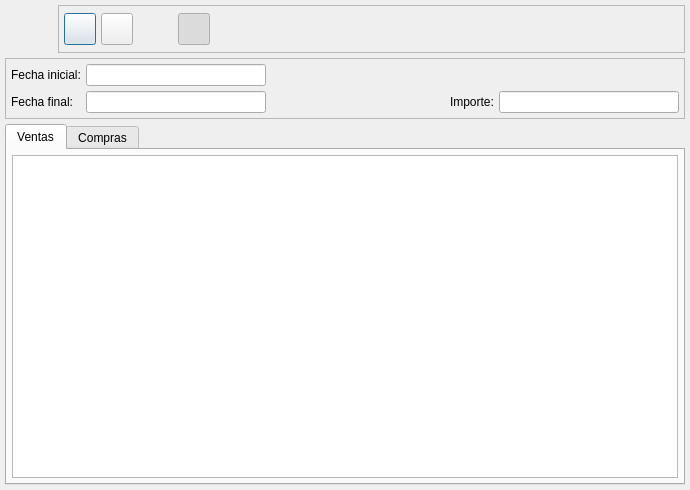
<ui version="4.0" >
 <author>Josep Burcion</author>
 <class>BcModelo347ListBase</class>
 <widget class="QDialog" name="BcModelo347ListBase" >
  <property name="geometry" >
   <rect>
    <x>0</x>
    <y>0</y>
    <width>690</width>
    <height>490</height>
   </rect>
  </property>
  <property name="windowTitle" >
   <string>Listado para el modelo 347</string>
  </property>
  <property name="windowIcon" >
   <iconset resource="../../bulmages.qrc" >:/BulmaCont32x32/images/png/i_kcmkwm.png</iconset>
  </property>
  <property name="sizeGripEnabled" >
   <bool>false</bool>
  </property>
  <layout class="QVBoxLayout" >
   <property name="margin" >
    <number>5</number>
   </property>
   <property name="spacing" >
    <number>5</number>
   </property>
   <item>
    <layout class="QHBoxLayout" >
     <property name="margin" >
      <number>0</number>
     </property>
     <property name="spacing" >
      <number>5</number>
     </property>
     <item>
      <widget class="QLabel" name="label" >
       <property name="minimumSize" >
        <size>
         <width>48</width>
         <height>48</height>
        </size>
       </property>
       <property name="maximumSize" >
        <size>
         <width>48</width>
         <height>48</height>
        </size>
       </property>
       <property name="pixmap" >
        <pixmap resource="../../bulmages.qrc" >:/BulmaCont32x32/images/png/i_kcmkwm.png</pixmap>
       </property>
       <property name="scaledContents" >
        <bool>true</bool>
       </property>
      </widget>
     </item>
     <item>
      <widget class="QFrame" name="frame" >
       <property name="frameShape" >
        <enum>QFrame::StyledPanel</enum>
       </property>
       <property name="frameShadow" >
        <enum>QFrame::Raised</enum>
       </property>
       <layout class="QHBoxLayout" >
        <property name="margin" >
         <number>5</number>
        </property>
        <property name="spacing" >
         <number>5</number>
        </property>
        <item>
         <widget class="QPushButton" name="m_boton_imprimir" >
          <property name="minimumSize" >
           <size>
            <width>32</width>
            <height>32</height>
           </size>
          </property>
          <property name="maximumSize" >
           <size>
            <width>32</width>
            <height>32</height>
           </size>
          </property>
          <property name="toolTip" >
           <string>Imprimir</string>
          </property>
          <property name="text" >
           <string comment="Imprimir/Salvar" />
          </property>
          <property name="icon" >
           <iconset resource="../../bulmages.qrc" >:/Images/document-print.svg</iconset>
          </property>
          <property name="iconSize" >
           <size>
            <width>22</width>
            <height>22</height>
           </size>
          </property>
          <property name="shortcut" >
           <string>Ctrl+P</string>
          </property>
          <property name="default" >
           <bool>false</bool>
          </property>
          <property name="flat" >
           <bool>false</bool>
          </property>
         </widget>
        </item>
        <item>
         <widget class="QPushButton" name="m_boton_recalcular" >
          <property name="minimumSize" >
           <size>
            <width>32</width>
            <height>32</height>
           </size>
          </property>
          <property name="maximumSize" >
           <size>
            <width>32</width>
            <height>32</height>
           </size>
          </property>
          <property name="toolTip" >
           <string>Recalcular</string>
          </property>
          <property name="icon" >
           <iconset resource="../../bulmages.qrc" >:/Images/view-refresh.svg</iconset>
          </property>
          <property name="iconSize" >
           <size>
            <width>22</width>
            <height>22</height>
           </size>
          </property>
          <property name="shortcut" >
           <string>F5</string>
          </property>
          <property name="flat" >
           <bool>false</bool>
          </property>
         </widget>
        </item>
        <item>
         <spacer>
          <property name="orientation" >
           <enum>Qt::Horizontal</enum>
          </property>
          <property name="sizeType" >
           <enum>QSizePolicy::Fixed</enum>
          </property>
          <property name="sizeHint" >
           <size>
            <width>40</width>
            <height>20</height>
           </size>
          </property>
         </spacer>
        </item>
        <item>
         <widget class="QPushButton" name="mui_filtro" >
          <property name="minimumSize" >
           <size>
            <width>32</width>
            <height>32</height>
           </size>
          </property>
          <property name="maximumSize" >
           <size>
            <width>32</width>
            <height>32</height>
           </size>
          </property>
          <property name="toolTip" >
           <string>Ver filtro</string>
          </property>
          <property name="text" >
           <string comment="Imprimir/Salvar" />
          </property>
          <property name="icon" >
           <iconset resource="../../bulmages.qrc" >:/Images/edit-find.svg</iconset>
          </property>
          <property name="iconSize" >
           <size>
            <width>22</width>
            <height>22</height>
           </size>
          </property>
          <property name="shortcut" >
           <string>Ctrl+F</string>
          </property>
          <property name="checkable" >
           <bool>true</bool>
          </property>
          <property name="checked" >
           <bool>true</bool>
          </property>
          <property name="default" >
           <bool>false</bool>
          </property>
          <property name="flat" >
           <bool>false</bool>
          </property>
         </widget>
        </item>
        <item>
         <spacer>
          <property name="orientation" >
           <enum>Qt::Horizontal</enum>
          </property>
          <property name="sizeHint" >
           <size>
            <width>40</width>
            <height>20</height>
           </size>
          </property>
         </spacer>
        </item>
       </layout>
      </widget>
     </item>
    </layout>
   </item>
   <item>
    <widget class="QFrame" name="frame_2" >
     <property name="frameShape" >
      <enum>QFrame::StyledPanel</enum>
     </property>
     <property name="frameShadow" >
      <enum>QFrame::Raised</enum>
     </property>
     <layout class="QGridLayout" >
      <property name="margin" >
       <number>5</number>
      </property>
      <property name="spacing" >
       <number>5</number>
      </property>
      <item row="1" column="3" >
       <widget class="QLabel" name="textLabel3" >
        <property name="text" >
         <string>Importe:</string>
        </property>
        <property name="buddy" >
         <cstring>importe</cstring>
        </property>
       </widget>
      </item>
      <item row="1" column="1" >
       <widget class="QLineEdit" name="ffinal" />
      </item>
      <item row="1" column="0" >
       <widget class="QLabel" name="textLabel1" >
        <property name="text" >
         <string>Fecha final:</string>
        </property>
        <property name="buddy" >
         <cstring>ffinal</cstring>
        </property>
       </widget>
      </item>
      <item row="0" column="0" >
       <widget class="QLabel" name="textLabel1_2" >
        <property name="text" >
         <string>Fecha inicial:</string>
        </property>
        <property name="buddy" >
         <cstring>finicial</cstring>
        </property>
       </widget>
      </item>
      <item row="1" column="4" >
       <widget class="QLineEdit" name="importe" />
      </item>
      <item row="0" column="1" >
       <widget class="QLineEdit" name="finicial" />
      </item>
      <item row="1" column="2" >
       <spacer>
        <property name="orientation" >
         <enum>Qt::Horizontal</enum>
        </property>
        <property name="sizeHint" >
         <size>
          <width>40</width>
          <height>20</height>
         </size>
        </property>
       </spacer>
      </item>
     </layout>
    </widget>
   </item>
   <item>
    <widget class="QTabWidget" name="TabWidget1" >
     <property name="currentIndex" >
      <number>0</number>
     </property>
     <widget class="QWidget" name="tab1" >
      <attribute name="title" >
       <string>Ventas</string>
      </attribute>
      <layout class="QVBoxLayout" >
       <property name="margin" >
        <number>5</number>
       </property>
       <property name="spacing" >
        <number>5</number>
       </property>
       <item>
        <widget class="QTableWidget" name="tablaventas" />
       </item>
      </layout>
     </widget>
     <widget class="QWidget" name="tab2" >
      <attribute name="title" >
       <string>Compras</string>
      </attribute>
      <layout class="QVBoxLayout" >
       <property name="margin" >
        <number>5</number>
       </property>
       <property name="spacing" >
        <number>5</number>
       </property>
       <item>
        <widget class="QTableWidget" name="tablacompras" />
       </item>
      </layout>
     </widget>
    </widget>
   </item>
  </layout>
 </widget>
 <layoutdefault spacing="6" margin="11" />
 <tabstops>
  <tabstop>finicial</tabstop>
  <tabstop>ffinal</tabstop>
  <tabstop>importe</tabstop>
  <tabstop>TabWidget1</tabstop>
  <tabstop>tablaventas</tabstop>
  <tabstop>m_boton_imprimir</tabstop>
  <tabstop>m_boton_recalcular</tabstop>
  <tabstop>mui_filtro</tabstop>
  <tabstop>tablacompras</tabstop>
 </tabstops>
 <resources>
  <include location="../../bulmages.qrc" />
 </resources>
 <connections>
  <connection>
   <sender>mui_filtro</sender>
   <signal>toggled(bool)</signal>
   <receiver>frame_2</receiver>
   <slot>setShown(bool)</slot>
   <hints>
    <hint type="sourcelabel" >
     <x>196</x>
     <y>35</y>
    </hint>
    <hint type="destinationlabel" >
     <x>197</x>
     <y>64</y>
    </hint>
   </hints>
  </connection>
 </connections>
</ui>
